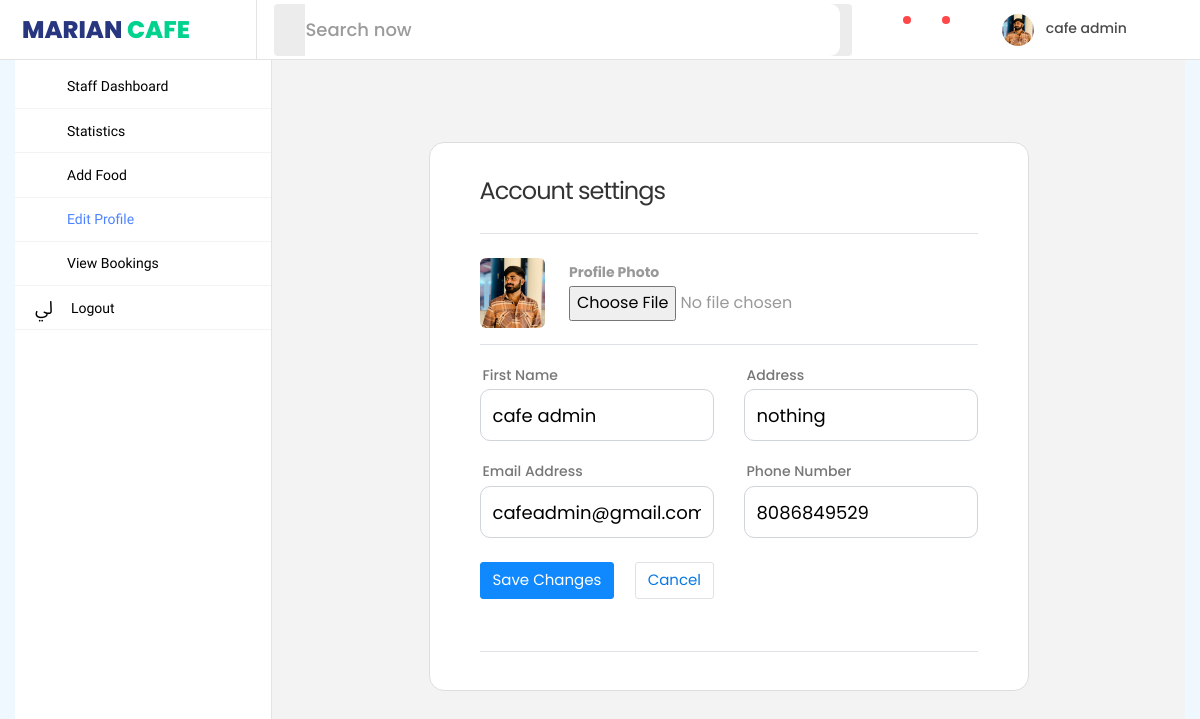
Page /edit-staff (signed in) on the committed database.
### cafeapp/models.py (models this page shows, shortened)
class Staff(models.Model):
    name = models.CharField(max_length=100)
    email=models.CharField(max_length=50,default='nothing')
    license = models.ImageField(upload_to='license/',default='nothing')
    password =models.CharField(max_length=18,default='nothing')
    image=models.ImageField(upload_to='drimg/',default='nothing')
    address=models.CharField(max_length=100,default='nothing')
    phone=models.IntegerField(default='1')
    status=models.CharField(max_length=20,default='Not Verified')
    is_verified = models.BooleanField('Is Verified', default=False)

### cafeapp/views.py (the view)
# urls.py: path('edit-staff',views.editstaff),
def editstaff(request):
    if request.method == 'POST':
        id = request.session['id']
        user = Staff.objects.filter(id=id)
        up = Staff.objects.get(id=id)
        name = request.POST.get('name')
        address = request.POST.get('address')
        phone = request.POST.get('phone')
        email = request.POST.get('email')
        if 'image' in request.FILES:
            image = request.FILES['image']
            up.image = image
        up.name = name
        up.address = address
        up.phone = phone
        up.email = email
        up.save()
        ud = Staff.objects.filter(email=request.session['email'])
        context = {'details': ud,
                   'user': user,
                   'msg': 'Profile Details Updated'}
        return render(request, 'cafeapp/editprofile-driver.html', context)
    else:
        id = request.GET.get('id')
        id = request.session['id']
        up = Staff.objects.filter(id=id)
        user =Staff.objects.filter(id=id)
        all_data = {
            'user': user,
            'details': up,
        }
        return render(request, 'cafeapp/editprofile-driver.html', all_data)

### cafeapp/templates/cafeapp/editprofile-driver.html (shortened to what this page needs)
{% extends 'staff_base.html' %}
{% load static %}
{% block background %} {% endblock %}
{% block body %}
<!DOCTYPE html>
<html lang="en">
<head>
</head>
<body>
    {% for i in user %}
    <form method="post" enctype="multipart/form-data">
        <div class="wrapper bg-white mt-sm-5">
            <h4 class="pb-4 border-bottom">Account settings</h4>
            <div class="d-flex align-items-start py-3 border-bottom">
                <img src="{{i.image.url}}" class="img" alt="">
                <div class="pl-sm-4 pl-2" id="img-section">
                    <b>Profile Photo</b>
                    <input type="file" name="image">
                </div>
            </div>
            <div class="py-2">
                <div class="row py-2">
                    <div class="col-md-6">
                        <label for="firstname">First Name</label>
                        <input type="text" class="bg-light form-control" name="name" value="{{i.name}}"
                            pattern="[A-Za-z\s]+" title="Only letters and spaces are allowed">
                    </div>
                    <div class="col-md-6 pt-md-0 pt-3">
                        <label for="lastname">Address</label>
                        <input type="text" class="bg-light form-control" name="address" value="{{i.address}}"
                            pattern="[A-Za-z0-9\s]+" title="Only letters, numbers, and spaces are allowed">
                    </div>
                </div>
                <div class="row py-2">
                    <div class="col-md-6">
                        <label for="email">Email Address</label>
                        <input type="email" class="bg-light form-control" name="email" value="{{i.email}}"
                            pattern="[a-z0-9._%+-]+@[a-z0-9.-]+\.[a-z]{2,}$"
                            title="Please enter a valid email address">
                    </div>
                    <div class="col-md-6 pt-md-0 pt-3">
                        <label for="phone">Phone Number</label>
                        <input type="tel" class="bg-light form-control" name="phone" value="{{i.phone}}"
                            pattern="[6-9][0-9]{9}" title="Please enter a valid 10-digit phone number starting with a digit greater than 5">
                    </div>
                </div>
                <div class="py-3 pb-4 border-bottom">
                    <button class="btn btn-primary mr-3">Save Changes</button>
                    <button class="btn border button">Cancel</button><br><br>
                </div>
            </div>
        </div>
    </form>
    {% endfor %}
</body>
</html>
{% endblock %}

### cafeapp/templates/staff_base.html (shortened to what this page needs)
{% load static %}
<!DOCTYPE html>
<html lang="en">
<head>
{% include 'include/head.html' %}
</head>
<body {% block background %}{% endblock %}>
    <nav class="navbar col-lg-12 col-12 p-0 fixed-top d-flex flex-row">
      <div class="navbar-brand-wrapper d-flex justify-content-center">
        <div class="navbar-brand-inner-wrapper d-flex justify-content-between align-items-center w-100">
          <a class="navbar-brand" href="/staff_home">MARIAN <span>CAFE</span></a>
          <button class="navbar-toggler navbar-toggler align-self-center" type="button" data-toggle="minimize">
            <span class="mdi mdi-sort-variant"></span>
          </button>
        </div>
      </div>
      <div class="navbar-menu-wrapper d-flex align-items-center justify-content-end">
        <ul class="navbar-nav mr-lg-4 w-100">
          <li class="nav-item nav-search d-none d-lg-block w-100">
            <div class="input-group">
              <div class="input-group-prepend">
                <span class="input-group-text" id="search">
                  <i class="mdi mdi-magnify"></i>
                </span>
              </div>
              <input type="text" class="form-control" placeholder="Search now" aria-label="search" aria-describedby="search">
            </div>
          </li>
        </ul>
        <ul class="navbar-nav navbar-nav-right">
          <li class="nav-item dropdown me-1">
            <a class="nav-link count-indicator dropdown-toggle d-flex justify-content-center align-items-center" id="messageDropdown" href="#" data-bs-toggle="dropdown">
              <i class="mdi mdi-message-text mx-0"></i>
              <span class="count"></span>
            </a>
          <li class="nav-item dropdown me-4">
            <a class="nav-link count-indicator dropdown-toggle d-flex align-items-center justify-content-center notification-dropdown" id="notificationDropdown" href="#" data-bs-toggle="dropdown">
              <i class="mdi mdi-bell mx-0"></i>
              <span class="count"></span>
            </a>
          </li>{% for i in user %}
          <li class="nav-item nav-profile dropdown">
            <a class="nav-link dropdown-toggle" href="#" data-bs-toggle="dropdown" id="profileDropdown">
              <img src="{{i.image.url}}" alt="profile"/>
              <span class="nav-profile-name">{{i.name}}</span>
            </a>{% endfor %}
          </li>
        </ul>
      </div>
    </nav>
    <div class="container-fluid page-body-wrapper">
      <nav class="sidebar sidebar-offcanvas" id="sidebar">
        <ul class="nav">
          <li class="nav-item">
            <a class="nav-link" href="/staff_home">
              <i class="mdi mdi-home menu-icon"></i>
              <span class="menu-title">Staff Dashboard</span>
            </a>
          </li>
          <li class="nav-item">
            <a class="nav-link" href="/statastics">
              <i class="mdi mdi-chart-pie menu-icon"></i>
              <span class="menu-title">Statistics</span>
            </a>
          </li>
          <li class="nav-item">
            <a class="nav-link" href="/add_menu">
              <i class="mdi mdi-view-headline menu-icon"></i>
              <span class="menu-title">Add Food</span>
            </a>
          </li>
          <li class="nav-item">
            <a class="nav-link" href="/edit-staff">
              <i class="mdi mdi-chart-pie menu-icon"></i>
              <span class="menu-title">Edit Profile</span>
            </a>
          </li>
          <li class="nav-item">
            <a class="nav-link" href="/viewbookings">
              <i class="mdi mdi-grid-large menu-icon"></i>
              <span class="menu-title">View Bookings</span>
            </a>
          </li>
          <li class="nav-item">
            <a class="nav-link" href="/logout">
              <i class="mdi mdi-emoticon menu-icon"></i>
              <span class="menu-title">Logout</span>
            </a>
          </li>
        </ul>
      </nav>
      <div class="main-panel">
        <div class="content-wrapper">
</body>
</html>
{% block body %}{% endblock %}

### cafeapp/templates/staff_base.html (style rules this page uses)
.navbar-brand span { color: #01d28e; }

### cafeapp/templates/cafeapp/editprofile-driver.html (style rules this page uses)
* { margin: 0; padding: 0; box-sizing: border-box; }
body { font-family: 'Poppins', sans-serif; background-color: aliceblue; }
.wrapper { padding: 30px 50px; border: 1px solid #ddd; border-radius: 15px; margin: 10px auto; max-width: 600px; }
h4 { letter-spacing: -1px; font-weight: 400; }
.img { width: 70px; height: 70px; border-radius: 6px; object-fit: cover; }
#img-section b, #img-section button, #deactivate b { font-size: 14px; }
label { margin-bottom: 0; font-size: 14px; font-weight: 500; color: #777; padding-left: 3px; }
.form-control { border-radius: 10px; }
input[placeholder] { font-weight: 500; }
.button { background-color: #fff; color: #0779e4; }
.btn-primary { background-color: #0779e4; }

### rows in the picture
Staff: image (picture), name "cafe admin", address "nothing", email "cafeadmin@gmail.com", phone "8086849529"
